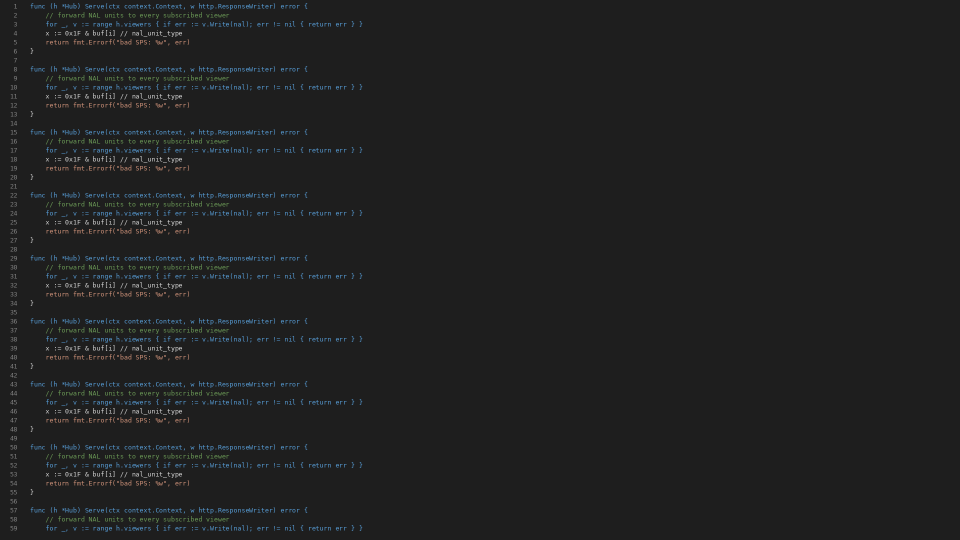
#> input picture tools/oo-screen/bench/corpus/code-dark-1080p.png, 1920 x 1080 px (shown at 1/2 size)
$ python -i quality_score.py   (imports and definitions only)
#> lines starting #> are read from the running program, lines starting #| are printed output that depends on the picture
#> further down, picture is the input picture: PIL image 1920x1080 RGB; mean R, G, B 31.6, 32.3, 32.6
#!/usr/bin/env python3
r"""bench/quality_score.py — якість-гейти R4#3 (Додаток A блок ЯКІСТЬ):

    SSIM(rendered, source) >= 0.90                (траси S1..S6)
    OCR-точність тексту в кадрі >= 98%             ("oo-screen T1 corpus
                                                     text probe" 14px і
                                                     "SEQ N" 96px)
    distinct-rendered-FPS >= 0.9x цілі (S1-S2), >= 0.5x цілі (S7)

Без цих гейтів агресивний frame-drop "виграє" latency/freeze-гейти
показуючи глядачу криву картинку — цей скрипт існує щоб таке ловити.

── Метод (чесно, межі задокументовано за вимогою завдання) ────────────────
Вхід — PNG-кадри, зняті bench/quality_capture.py через Playwright
element.screenshot() з композитора браузера (headed). Це НЕ байти
декодера — компоузер-scaling/color-management/dropped-repaint теж
потрапляють у вимір, і це навмисно: саме це бачить людина. Зворотний
бік: сам playwright-screenshot може відставати від vsync viewer-а на
до одного кадру композитора — тому "SSIM/OCR по кадру" тут коректні,
а "точний capture→render timestamp" — ні (те міряє bench/capture.py
через NDJSON, окремим шляхом).

Джерело правди для звірки — bench/corpus/corpus-1080p60.h264. Корпус
зациклений: 600 AU (кадр 0..599), плеєр показує seq mod 600. Кожен
source-кадр несе у собі вбудований текстовий "SEQ N" (96px моноширинний,
top-left) — це і є прив'язка rendered-кадру до source-кадру: рахуємо
матчинг rendered-кадру проти ВСІХ 600 source-кадрів (normalized
cross-correlation по SEQ-регіону, векторизовано numpy) і беремо
найкращий; ключове припущення — що viewer НЕ вставляє власний рандомний
seq, а показує PTS-послідовний кадр з корпусу (вірно для T1 corpus
player).

OCR-метод:
  1) якщо є pytesseract + tesseract у PATH — пробуємо читати "SEQ <N>"
     напряму (найточніше, але на цій машині tesseract відсутній —
     перевірено `import pytesseract` на старті, з graceful fallback);
  2) інакше (фактичний шлях тут) — template-matching: SEQ-регіон
     rendered-кадру проти SEQ-регіону кожного з 600 source-кадрів,
     нормалізована крос-кореляція (NCC) на grayscale. NCC найкращого
     кандидата >= --ocr-ncc-threshold вважається "текст прочитано
     правильно" (бо кадр із заблюреним/биткошкодженим "SEQ N" match-иться
     гірше за чіткий) — це проксі, не посимвольний OCR, чесно позначено
     як CORRELATION fallback у виводі.

SSIM: власна векторизована реалізація (numpy), без cv2/skimage
залежності (перевірено на цій машині — numpy є, PIL є; якщо колись не
буде numpy — впаде з чіткою помилкою, а не мовчки). Стандартна
windowed-SSIM формула (Wang et al. 2004), 7x7 uniform window, на
grayscale luma, у діапазоні [0,1] (L=255).

Selftest:
    python bench/quality_score.py --selftest
показує: (а) чистий кадр 100 проти самого себе -> SSIM~1.0 -> PASS,
(б) той самий кадр з ffmpeg boxblur=10 -> SSIM низький -> FAIL.
"""
import argparse
import glob
import json
import math
import os
import shutil
import subprocess
import sys
import tempfile

import numpy as np
from PIL import Image

try:
    import pytesseract  # type: ignore
    HAVE_TESSERACT = True
except Exception:
    HAVE_TESSERACT = False

REPO_ROOT = os.path.dirname(os.path.dirname(os.path.abspath(__file__)))
CORPUS_PATH = os.path.join(REPO_ROOT, "bench", "corpus", "corpus-1080p60.h264")
CORPUS_FRAME_COUNT = 600  # 10s @ 60fps, задокументовано в README.md

# SEQ-регіон у базовій системі координат source-кадру (1920x1080),
# виміряний з реального декодування corpus-1080p60.h264 кадру 100
# ("SEQ 100" займає приблизно x:30..410 y:20..115). Беремо із запасом.
SEQ_REGION_BASE = (20, 10, 420, 130)  # x0,y0,x1,y1 у 1920x1080
BASE_W, BASE_H = 1920, 1080

GATES = {
    "S1": {"ssim_min": 0.90, "fps_ratio_min": 0.9},
    "S2": {"ssim_min": 0.90, "fps_ratio_min": 0.9},
    "S3": {"ssim_min": 0.90, "fps_ratio_min": None},
    "S4": {"ssim_min": 0.90, "fps_ratio_min": None},
    "S5": {"ssim_min": 0.90, "fps_ratio_min": None},
    "S6": {"ssim_min": 0.90, "fps_ratio_min": None},
    "S7": {"ssim_min": None, "fps_ratio_min": 0.5},
}
OCR_MIN = 0.98


# --------------------------------------------------------------------------
# SSIM — власна реалізація (numpy only)
# --------------------------------------------------------------------------

def _to_gray(img: Image.Image) -> np.ndarray:
    return np.asarray(img.convert("L"), dtype=np.float64)


# [67 lines left out: functions _uniform_filter, compute_ssim, ensure_source_cache, not called in this run]


def source_frame_path(cache_dir: str, seq: int) -> str:
    n = seq % CORPUS_FRAME_COUNT
    return os.path.join(cache_dir, f"src_{n + 1:04d}.png")


def load_source_frame(cache_dir: str, seq: int) -> Image.Image:
    return Image.open(source_frame_path(cache_dir, seq)).convert("RGB")


class SourceIndex:
    """Кешовані у пам'яті сірошкальні SEQ-crop-и всіх 600 source-кадрів,
    для швидкого векторизованого NCC-матчингу (600 корельованих кандидатів
    на кожен знятий кадр обходиться недорого саме тому, що crop маленький
    і всі 600 уже лежать у одному ndarray)."""

    # [32 lines left out: functions __init__, match, not called in this run]


def crop_seq_region(img: Image.Image, crop_size=(400, 110)) -> np.ndarray:
    """Виріз SEQ-регіону з rendered-кадру довільного розміру: масштабує
    базові координати (виміряні на 1920x1080) під фактичний розмір
    знятого елемента (screenshot video/canvas у браузері може бути менший
    за 1920x1080 через viewport)."""
#> called with crop_size = (400, 110)
    w, h = img.size
#> w = 1920; h = 1080
    sx, sy = w / BASE_W, h / BASE_H
#> sx = 1; sy = 1
    x0, y0, x1, y1 = SEQ_REGION_BASE
    box = (int(x0 * sx), int(y0 * sy), int(x1 * sx), int(y1 * sy))
#> box = (20, 10, 420, 130)
    crop = img.crop(box).resize(crop_size, Image.BILINEAR)
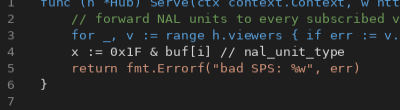
#> crop: PIL image 400x110 RGB; mean R, G, B 36.7, 38.3, 38.4
    return _to_gray(crop)
#> in _to_gray, `return np.asarray(img.convert("L"), dtype=np.float64)`:
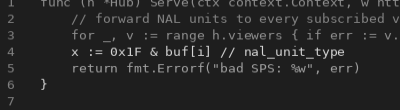
#> returned value: shape (110, 400) float64; min 30, max 212, mean 37.8


# [193 lines left out: functions ocr_seq_pytesseract, score_capture_dir, apply_gate, main, run_selftest, not called in this run]


# [2 lines not run here, left out]

>>> from PIL import Image
>>> picture = Image.open('corpus/code-dark-1080p.png')
>>> result = crop_seq_region(picture)
